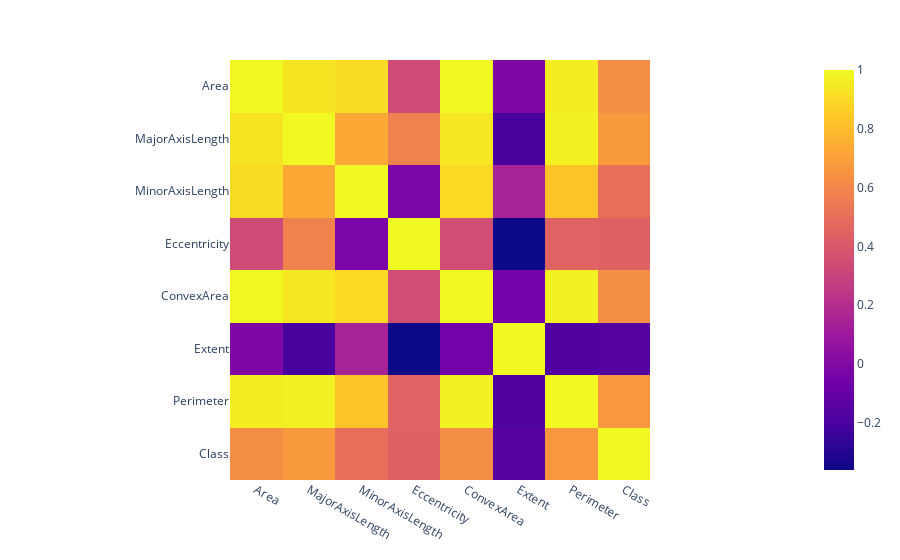

Notebook cell for this chart:
### Code cell
corr_matrix = df.corr()
fig = px.imshow(corr_matrix)
fig.show();

### Figure 1 — Plotly figure (JSON) as saved in the notebook; plotly's stock layout.template omitted (floating-point values rounded to 4 significant figures)
{"data": [{"coloraxis": "coloraxis", "hovertemplate": "x: %{x}<br>y: %{y}<br>color: %{z}<extra></extra>", "name": "0", "type": "heatmap", "x": ["Area", "MajorAxisLength", "MinorAxisLength", "Eccentricity", "ConvexArea", "Extent", "Perimeter", "Class"], "xaxis": "x", "y": ["Area", "MajorAxisLength", "MinorAxisLength", "Eccentricity", "ConvexArea", "Extent", "Perimeter", "Class"], "yaxis": "y", "z": [[1, 0.9328, 0.9066, 0.3361, 0.9959, -0.0135, 0.9614, 0.6257], [0.9328, 1, 0.728, 0.5836, 0.945, -0.2039, 0.978, 0.6732], [0.9066, 0.728, 1, -0.02768, 0.8957, 0.1453, 0.8274, 0.5031], [0.3361, 0.5836, -0.02768, 1, 0.3482, -0.3611, 0.4478, 0.4385], [0.9959, 0.945, 0.8957, 0.3482, 1, -0.0548, 0.9766, 0.6256], [-0.0135, -0.2039, 0.1453, -0.3611, -0.0548, 1, -0.1734, -0.1547], [0.9614, 0.978, 0.8274, 0.4478, 0.9766, -0.1734, 1, 0.666], [0.6257, 0.6732, 0.5031, 0.4385, 0.6256, -0.1547, 0.666, 1]]}], "layout": {"coloraxis": {"colorscale": [[0, "#0d0887"], [0.1111, "#46039f"], [0.2222, "#7201a8"], [0.3333, "#9c179e"], [0.4444, "#bd3786"], [0.5556, "#d8576b"], [0.6667, "#ed7953"], [0.7778, "#fb9f3a"], [0.8889, "#fdca26"], [1, "#f0f921"]]}, "margin": {"t": 60}, "xaxis": {"anchor": "y", "constrain": "domain", "domain": [0, 1], "scaleanchor": "y"}, "yaxis": {"anchor": "x", "autorange": "reversed", "constrain": "domain", "domain": [0, 1]}}}
